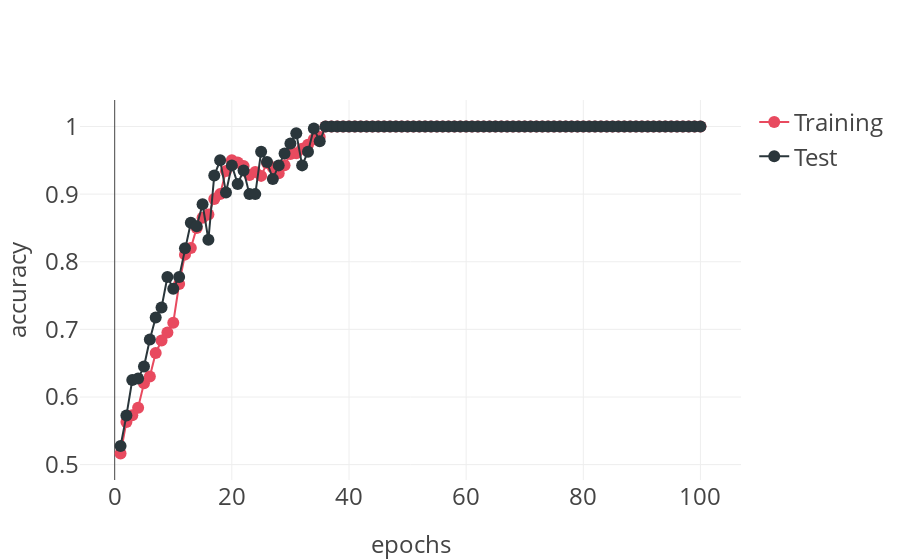

The cell this chart's notebook holds for it:
### Code cell
iplot(fig)

### Figure 1 — Plotly figure (JSON) as saved in the notebook; plotly's stock layout.template omitted (floating-point values rounded to 4 significant figures)
{"data": [{"line": {"color": "#e84a5f"}, "marker": {"size": 12, "symbol": 0}, "mode": "lines+markers", "name": "Training", "type": "scatter", "x": [1, 2, 3, 4, 5, 6, 7, 8, 9, 10, 11, 12, 13, 14, 15, 16, 17, 18, 19, 20, 21, 22, 23, 24, 25, 26, 27, 28, 29, 30, 31, 32, 33, 34, 35, 36, 37, 38, 39, 40, 41, 42, 43, 44, 45, 46, 47, 48, 49, 50, 51, 52, 53, 54, 55, 56, 57, 58, 59, 60, 61, 62, 63, 64, 65, 66, 67, 68, 69, 70, 71, 72, 73, 74, 75, 76, 77, 78, 79, 80, 81, 82, 83, 84, 85, 86, 87, 88, 89, 90, 91, 92, 93, 94, 95, 96, 97, 98, 99, 100], "y": [0.5164, 0.5632, 0.573, 0.5842, 0.6204, 0.6303, 0.6651, 0.6836, 0.6954, 0.7099, 0.7671, 0.8105, 0.8204, 0.85, 0.8651, 0.8697, 0.8928, 0.9, 0.9342, 0.95, 0.9467, 0.9414, 0.9283, 0.9329, 0.927, 0.9461, 0.9395, 0.9309, 0.9428, 0.9592, 0.9605, 0.9671, 0.9729, 0.9811, 0.9844, 1, 1, 1, 1, 1, 1, 1, 1, 1, 1, 1, 1, 1, 1, 1, 1, 1, 1, 1, 1, 1, 1, 1, 1, 1, 1, 1, 1, 1, 1, 1, 1, 1, 1, 1, 1, 1, 1, 1, 1, 1, 1, 1, 1, 1, 1, 1, 1, 1, 1, 1, 1, 1, 1, 1, 1, 1, 1, 1, 1, 1, 1, 1, 1, 1]}, {"line": {"color": "#2A363B"}, "marker": {"size": 12, "symbol": 0}, "mode": "lines+markers", "name": "Test", "type": "scatter", "x": [1, 2, 3, 4, 5, 6, 7, 8, 9, 10, 11, 12, 13, 14, 15, 16, 17, 18, 19, 20, 21, 22, 23, 24, 25, 26, 27, 28, 29, 30, 31, 32, 33, 34, 35, 36, 37, 38, 39, 40, 41, 42, 43, 44, 45, 46, 47, 48, 49, 50, 51, 52, 53, 54, 55, 56, 57, 58, 59, 60, 61, 62, 63, 64, 65, 66, 67, 68, 69, 70, 71, 72, 73, 74, 75, 76, 77, 78, 79, 80, 81, 82, 83, 84, 85, 86, 87, 88, 89, 90, 91, 92, 93, 94, 95, 96, 97, 98, 99, 100], "y": [0.5275, 0.5725, 0.625, 0.6275, 0.645, 0.685, 0.7175, 0.7325, 0.7775, 0.76, 0.7775, 0.82, 0.8575, 0.8525, 0.885, 0.8325, 0.9275, 0.95, 0.9025, 0.9425, 0.915, 0.935, 0.9, 0.9, 0.9625, 0.9475, 0.9225, 0.9425, 0.96, 0.975, 0.99, 0.9425, 0.9625, 0.9969, 0.9781, 1, 1, 1, 1, 1, 1, 1, 1, 1, 1, 1, 1, 1, 1, 1, 1, 1, 1, 1, 1, 1, 1, 1, 1, 1, 1, 1, 1, 1, 1, 1, 1, 1, 1, 1, 1, 1, 1, 1, 1, 1, 1, 1, 1, 1, 1, 1, 1, 1, 1, 1, 1, 1, 1, 1, 1, 1, 1, 1, 1, 1, 1, 1, 1, 1]}], "layout": {"font": {"size": 24}, "xaxis": {"title": "epochs", "titlefont": {"size": 24}}, "yaxis": {"title": "accuracy", "titlefont": {"size": 24}}}}
